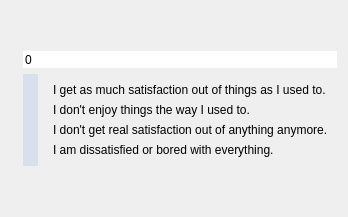
          <widget class="QWidget" name="pageOne">
           <layout class="QGridLayout" name="gridLayout_8">
            <item row="3" column="0">
             <spacer name="verticalSpacer_4">
              <property name="orientation">
               <enum>Qt::Vertical</enum>
              </property>
              <property name="sizeHint" stdset="0">
               <size>
                <width>20</width>
                <height>40</height>
               </size>
              </property>
             </spacer>
            </item>
            <item row="2" column="0">
             <widget class="QFrame" name="frame_2">
              <layout class="QGridLayout" name="gridLayout_30">
               <property name="leftMargin">
                <number>12</number>
               </property>
               <property name="topMargin">
                <number>0</number>
               </property>
               <property name="rightMargin">
                <number>0</number>
               </property>
               <property name="bottomMargin">
                <number>0</number>
               </property>
               <item row="1" column="0">
                <widget class="QSlider" name="b_slider_4">
                 <property name="styleSheet">
                  <string notr="true">

/* ///////////////////////////////////////////////////////////////
QSlider Colors
/////////////////////////////////////////////////////////////// */

QSlider::handle:vertical {background:rgb(97,141,228);}
QSlider::handle:vertical:hover {background:rgb(137,181,255);}
QSlider::handle:vertical:pressed {background:rgb(47,91,178);}
QSlider::groove:vertical:hover {background:rgba(97,141,228,0.25);}
QSlider::groove:vertical {background:rgba(97,141,228,0.15);}

        </string>
                 </property>
                 <property name="maximum">
                  <number>3</number>
                 </property>
                 <property name="orientation">
                  <enum>Qt::Vertical</enum>
                 </property>
                 <property name="invertedAppearance">
                  <bool>true</bool>
                 </property>
                 <property name="invertedControls">
                  <bool>false</bool>
                 </property>
                </widget>
               </item>
               <item row="1" column="1">
                <widget class="QFrame" name="frame_20">
                 <layout class="QVBoxLayout" name="verticalLayout_4">
                  <property name="leftMargin">
                   <number>9</number>
                  </property>
                  <property name="topMargin">
                   <number>9</number>
                  </property>
                  <property name="rightMargin">
                   <number>9</number>
                  </property>
                  <property name="bottomMargin">
                   <number>9</number>
                  </property>
                  <item>
                   <widget class="QLabel" name="label_14">
                    <property name="text">
                     <string>I get as much satisfaction out of things as I used to.</string>
                    </property>
                   </widget>
                  </item>
                  <item>
                   <widget class="QLabel" name="label_15">
                    <property name="text">
                     <string>I don't enjoy things the way I used to.</string>
                    </property>
                   </widget>
                  </item>
                  <item>
                   <widget class="QLabel" name="label_16">
                    <property name="text">
                     <string>I don't get real satisfaction out of anything anymore.</string>
                    </property>
                   </widget>
                  </item>
                  <item>
                   <widget class="QLabel" name="label_17">
                    <property name="text">
                     <string>I am dissatisfied or bored with everything.</string>
                    </property>
                   </widget>
                  </item>
                 </layout>
                </widget>
               </item>
               <item row="0" column="0" colspan="2">
                <widget class="QSpinBox" name="b_box_4">
                 <property name="frame">
                  <bool>false</bool>
                 </property>
                 <property name="buttonSymbols">
                  <enum>QAbstractSpinBox::NoButtons</enum>
                 </property>
                </widget>
               </item>
              </layout>
             </widget>
            </item>
            <item row="0" column="0">
             <spacer name="verticalSpacer_5">
              <property name="orientation">
               <enum>Qt::Vertical</enum>
              </property>
              <property name="sizeHint" stdset="0">
               <size>
                <width>20</width>
                <height>40</height>
               </size>
              </property>
             </spacer>
            </item>
           </layout>
          </widget>
